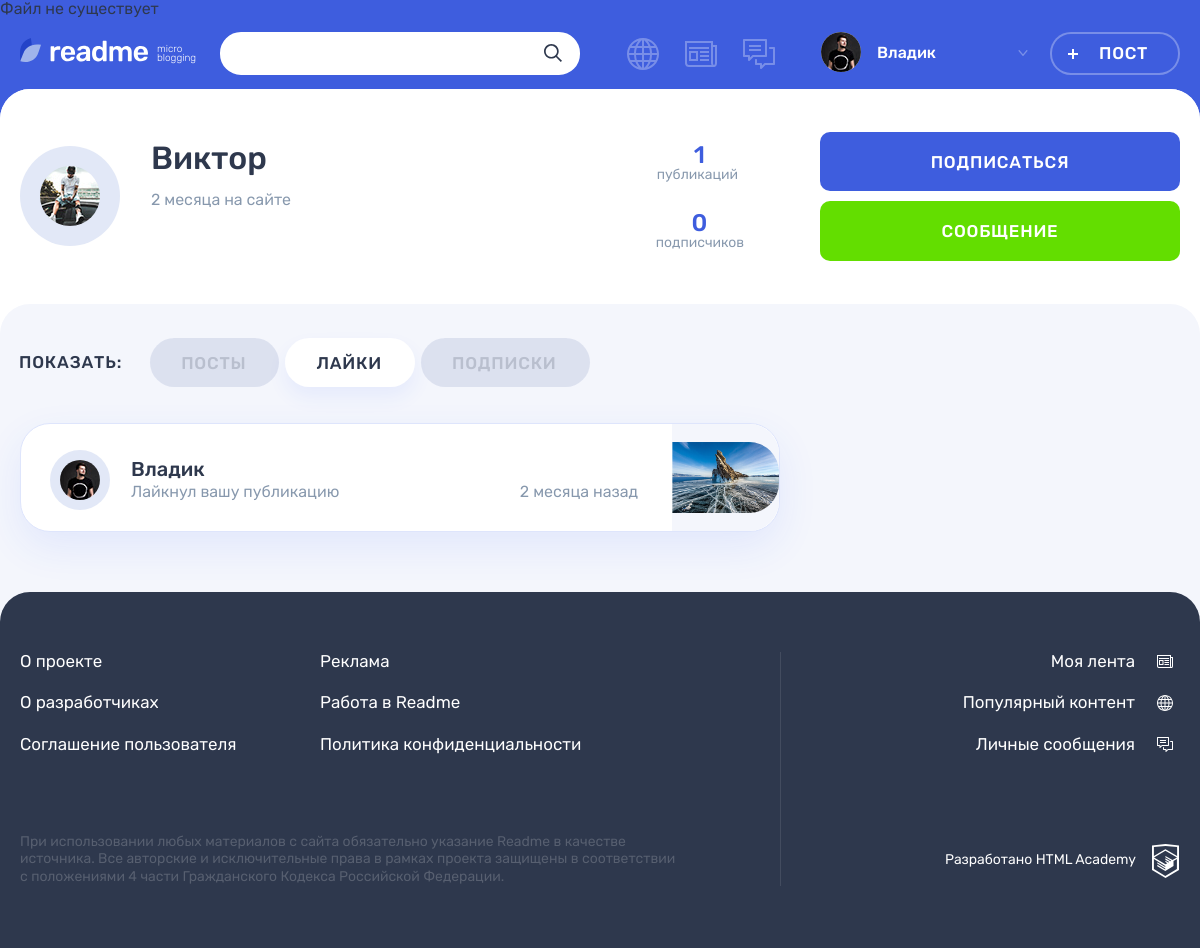
/profile.php?id=3&tab=likes (signed in), run on the app's committed database.
### tables this page shows
CREATE TABLE posts (
    id INT AUTO_INCREMENT PRIMARY KEY,
    title VARCHAR(128) NOT NULL,
    content TEXT,
    author VARCHAR(128),
    img VARCHAR(128),
    video VARCHAR(128),
    link VARCHAR(128),
    show_count INT,
    published_at TIMESTAMP DEFAULT CURRENT_TIMESTAMP,
    user_id INT NOT NULL,
    post_type INT NOT NULL,
    FOREIGN KEY (user_id) REFERENCES users (id) ON DELETE CASCADE,
    FOREIGN KEY (post_type) REFERENCES types (id)
);

CREATE TABLE users (
    id INT AUTO_INCREMENT PRIMARY KEY,
    name VARCHAR(128) NOT NULL UNIQUE, 
    password VARCHAR(64) NOT NULL,
    email VARCHAR(128) NOT NULL UNIQUE,
    avatar_img VARCHAR(128),
    created_at TIMESTAMP DEFAULT CURRENT_TIMESTAMP
);

### helpers.php (called while the page is built, shortened)
<?php
function get_noun_plural_form(int $number, string $one, string $two, string $many): string
{
    $number = (int)$number;
    $mod10 = $number % 10;
    $mod100 = $number % 100;
    switch (true) {
        case ($mod10 >= 2 && $mod10 <= 4):
            return $two;
    }
}
function include_template($name, array $data = [])
{
    $name = 'templates/' . $name;
    extract($data);
    require $name;
    $result = ob_get_clean();
    return $result;
}
function make_datetime_relative($datetime, $end_string = " назад")
{
    $ts_input = strtotime($datetime);
    $ts_now = time();
    $count_minutes = ceil(($ts_now - $ts_input) / 60);
    $string = "";
    switch ($count_minutes) {
        case $count_minutes < 60 * 24 * 365:
            $count = ceil($count_minutes / 60 / 24 / 31);
            $string = $count . get_noun_plural_form($count, " месяц", " месяца", " месяцев");
            break;
    }
    $string .= $end_string;
    return $string;
}
function make_select_query($db_link, $sql, $one = false)
{
    $result = mysqli_query($db_link, $sql);
    if ($result) {
        if ($one) {
            return mysqli_fetch_assoc($result);
        }
        return mysqli_fetch_all($result, MYSQLI_ASSOC);
    }
}

### init.php (called while the page is built, shortened)
<?php
if (!isset($_SESSION['user'])) {
    header("Location: /index.php");
    exit();
} else {
    $is_auth = 1;
}
$user = $_SESSION['user'];
$header_my_nav = [
    [
        'page' => 'popular',
        'title' => 'Популярный контент'
    ],
    [
        'page' => 'feed',
        'title' => 'Моя лента'
    ],
    [
        'page' => 'messages',
        'title' => 'Личные сообщения'
    ]
];

### templates/profile-likes.php (the view, shortened to what this page needs)
<div class="profile__tab-content">
    <section class="profile__likes tabs__content tabs__content--active">
        <ul class="profile__likes-list">
            <?php foreach ($content as $like): ?>
            <li class="post-mini post-mini--photo post user">
                <div class="post-mini__user-info user__info">
                    <div class="post-mini__avatar user__avatar">
                        <a class="user__avatar-link" href="/profile.php?id=<?=$like['user_id']; ?>">
                            <img class="post-mini__picture user__picture" src="img/<?=$like['avatar_img']; ?>" alt="Аватар пользователя">
                        </a>
                    </div>
                    <div class="post-mini__name-wrapper user__name-wrapper">
                        <a class="post-mini__name user__name" href="/profile.php?id=<?=$like['user_id']; ?>">
                            <span><?=$like['name']; ?></span>
                        </a>
                    <div class="post-mini__action">
                        <span class="post-mini__activity user__additional">Лайкнул вашу публикацию</span>
                            <time class="post-mini__time user__additional" datetime="<?=$like['created_at']; ?>"><?=make_datetime_relative($like['created_at']); ?></time>
                    </div>
                </div>
                </div>
                <div class="post-mini__preview">
                    <a class="post-mini__link" href="/post.php?id=<?=$like['post_id']; ?>" title="Перейти на публикацию">
                        <?php if ($like['type'] === 'photo'): ?>
                            <div class="post-mini__image-wrapper">
                            <img class="post-mini__image" src="uploads/<?=$like['img']; ?>" width="109" height="109" alt="Превью публикации">
                            </div>
                        <?php endif; ?>
                    </a>
                </div>
            </li>
            <?php endforeach; ?>
        </ul>
    </section>
</div>

### templates/profile-main.php (shortened to what this page needs)
<main class="page__main page__main--profile">
    <div class="profile profile--<?=$tab; ?>">
        <div class="profile__user-wrapper">
            <div class="profile__user user container">
                <div class="profile__user-info user__info">
                    <div class="profile__avatar user__avatar">
                        <img class="profile__picture user__picture" src="img/<?=$user_profile['avatar_img']; ?>" alt="Аватар пользователя">
                    </div>
                <div class="profile__name-wrapper user__name-wrapper">
                    <span class="profile__name user__name"><?=$user_profile['name']; ?></span>
                    <time class="profile__user-time user__time" datetime="<?=$user_profile['created_at']; ?>"><?=make_datetime_relative($user_profile['created_at'], ' на сайте');?></time>
                </div>
            </div>
            <div class="profile__rating user__rating">
                <p class="profile__rating-item user__rating-item user__rating-item--publications">
                    <span class="user__rating-amount"><?=$user_profile['posts_count']; ?></span>
                    <span class="profile__rating-text user__rating-text">публикаций</span>
                </p>
                <p class="profile__rating-item user__rating-item user__rating-item--subscribers">
                    <span class="user__rating-amount"><?=$user_profile['subs']; ?></span>
                    <span class="profile__rating-text user__rating-text">подписчиков</span>
                </p>
            </div>
            <?php if ($user_profile['id'] !== $user['id']): ?>
            <div class="profile__user-buttons user__buttons">
                <?php if (!$is_subscribe): ?>
                    <button class="profile__user-button user__button user__button--subscription button button--main" onClick='location.href="/subscribe.php?id=<?=$user_profile['id']; ?>"' type="button">Подписаться</button>
                <?php else: ?>
                    <button class="profile__user-button user__button user__button--subscription button button--quartz" onClick='location.href="/unsubscribe.php?id=<?=$user_profile['id']; ?>"' type="button">Отписаться</button>
                <?php endif; ?>
                <a class="profile__user-button user__button user__button--writing button button--green" href="/messages.php?id=<?=$user_profile['id']; ?>">Сообщение</a>
            </div>
            <?php endif; ?>
        </div>
        <div class="profile__tabs-wrapper tabs">
            <div class="container">
                <div class="profile__tabs filters">
                    <b class="profile__tabs-caption filters__caption">Показать:</b>
                    <ul class="profile__tabs-list filters__list tabs__list">
                        <?php foreach ($tabs as $element): ?>
                            <li class="profile__tabs-item filters__item tabs__item">
                                <a class="profile__tabs-link filters__button <?php if ($tab === $element['tab']): ?>filters__button--active button"<?php else: ?> button" href="/profile.php?<?=http_build_query(array_merge($_GET, ['tab' => $element['tab']]));?>"<?php endif; ?>><?=$element['title']; ?></a>
                            </li>
                        <?php endforeach; ?>
                    </ul>
                </div>
                <?=$content; ?>
            </div>
        </div>
    </div>
</main>

### templates/layout.php (shortened to what this page needs)
<!DOCTYPE html>
<html lang="ru">
<head>
    <link rel="stylesheet" href="css/main.css">
</head>
<body class="page">
<header class="header">
    <div class="header__wrapper container">
        <div class="header__logo-wrapper">
            <a class="header__logo-link" href="index.php">
                <img class="header__logo" src="img/logo.svg" alt="Логотип readme" width="128" height="24">
            </a>
            <p class="header__topic">
                micro blogging
            </p>
        </div>
        <?php if ($is_auth === 1): ?>
        <form class="header__search-form form" action="/search.php" method="get">
            <div class="header__search">
                <input class="header__search-input form__input" name="query" type="search" value="<?=$search; ?>">
                <button class="header__search-button button" type="submit">
                    <svg class="header__search-icon" width="18" height="18">
                        <use xlink:href="#icon-search"></use>
                    </svg>
                </button>
            </div>
        </form>
        <?php endif; ?>
        <div class="header__nav-wrapper">
            <nav class="header__nav">
                <?php if ($is_auth === 1): ?>
                <ul class="header__my-nav">
                    <?php foreach ($header_my_nav as $element): ?>
                        <li class="header__my-page header__my-page--<?=$element['page']; ?>">
                            <a class="header__page-link<?php if ($page === $element['page']): ?> header__page-link--active"<?php else: ?>" href="<?=$element['page']; ?>.php"<?php endif; ?> title="<?=$element['title']?>">
                            </a>
                        </li>
                    <?php endforeach; ?>
                </ul>
                <ul class="header__user-nav">
                    <li class="header__profile">
                        <a class="header__profile-link" href="#">
                            <div class="header__avatar-wrapper">
                                <img class="header__profile-avatar" src="img/<?=$user['avatar_img']?>" alt="Аватар профиля">
                            </div>
                            <div class="header__profile-name">
                                <span>
                                    <?=$user['name'];?>
                                </span>
                                <svg class="header__link-arrow" width="10" height="6">
                                    <use xlink:href="#icon-arrow-right-ad"></use>
                                </svg>
                            </div>
                        </a>
                <?php endif; ?>
                    </li>
                    <?php if ($is_auth === 1): ?>
                        <?php if ($add_form): ?>
                        <li>
                            <a class="header__post-button header__post-button--active button button--transparent" href="/popular.php">Закрыть</a>
                        </li>
                        <?php else: ?>
                        <li>
                            <a class="header__post-button button button--transparent" href="/add.php">Пост</a>
                        </li>
                        <?php endif; ?>
                    <?php endif; ?>
                </ul>
            </nav>
        </div>
    </div>
</header>
<?=$content; ?>
<footer class="footer">
    <div class="footer__wrapper">
        <div class="footer__container container">
            <div class="footer__site-info">
                <div class="footer__site-nav">
                    <ul class="footer__info-pages">
                        <li class="footer__info-page">
                            <a class="footer__page-link" href="#">О проекте</a>
                        </li>
                        <li class="footer__info-page">
                            <a class="footer__page-link" href="#">Реклама</a>
                        </li>
                        <li class="footer__info-page">
                            <a class="footer__page-link" href="#">О разработчиках</a>
                        </li>
                        <li class="footer__info-page">
                            <a class="footer__page-link" href="#">Работа в Readme</a>
                        </li>
                        <li class="footer__info-page">
                            <a class="footer__page-link" href="#">Соглашение пользователя</a>
                        </li>
                        <li class="footer__info-page">
                            <a class="footer__page-link" href="#">Политика конфиденциальности</a>
                        </li>
                    </ul>
                </div>
                <p class="footer__license">
                    При использовании любых материалов с сайта обязательно указание Readme в качестве источника. Все авторские и исключительные права в рамках проекта защищены в соответствии с положениями 4 части Гражданского Кодекса Российской Федерации.
                </p>
            </div>
            <div class="footer__my-info">
                <ul class="footer__my-pages">
                    <li class="footer__my-page footer__my-page--feed">
                        <a class="footer__page-link" href="feed.php">Моя лента</a>
                    </li>
                    <li class="footer__my-page footer__my-page--popular">
                        <a class="footer__page-link" href="popular.php">Популярный контент</a>
                    </li>
                    <li class="footer__my-page footer__my-page--messages">
                        <a class="footer__page-link" href="messages.php">Личные сообщения</a>
                    </li>
                </ul>
                <div class="footer__copyright">
                    <a class="footer__copyright-link" href="#">
                        <span>Разработано HTML Academy</span>
                        <svg class="footer__copyright-logo" width="27" height="34">
                            <use xlink:href="#icon-htmlacademy"></use>
                        </svg>
                    </a>
                </div>
            </div>
        </div>
    </div>
</footer>
</body>
</html>

### data on the page
posts: users.avatar_img (picture), users.name "Владик", created_at "2 месяца назад", img (picture)
users: avatar_img (picture), name "Виктор", created_at "2 месяца на сайте"

### other printed values
$user_profile['posts_count'] "1"
$user_profile['subs'] "0"
$element['title'] "ПОСТЫ"
$element['title'] "ЛАЙКИ"
$element['title'] "ПОДПИСКИ"
